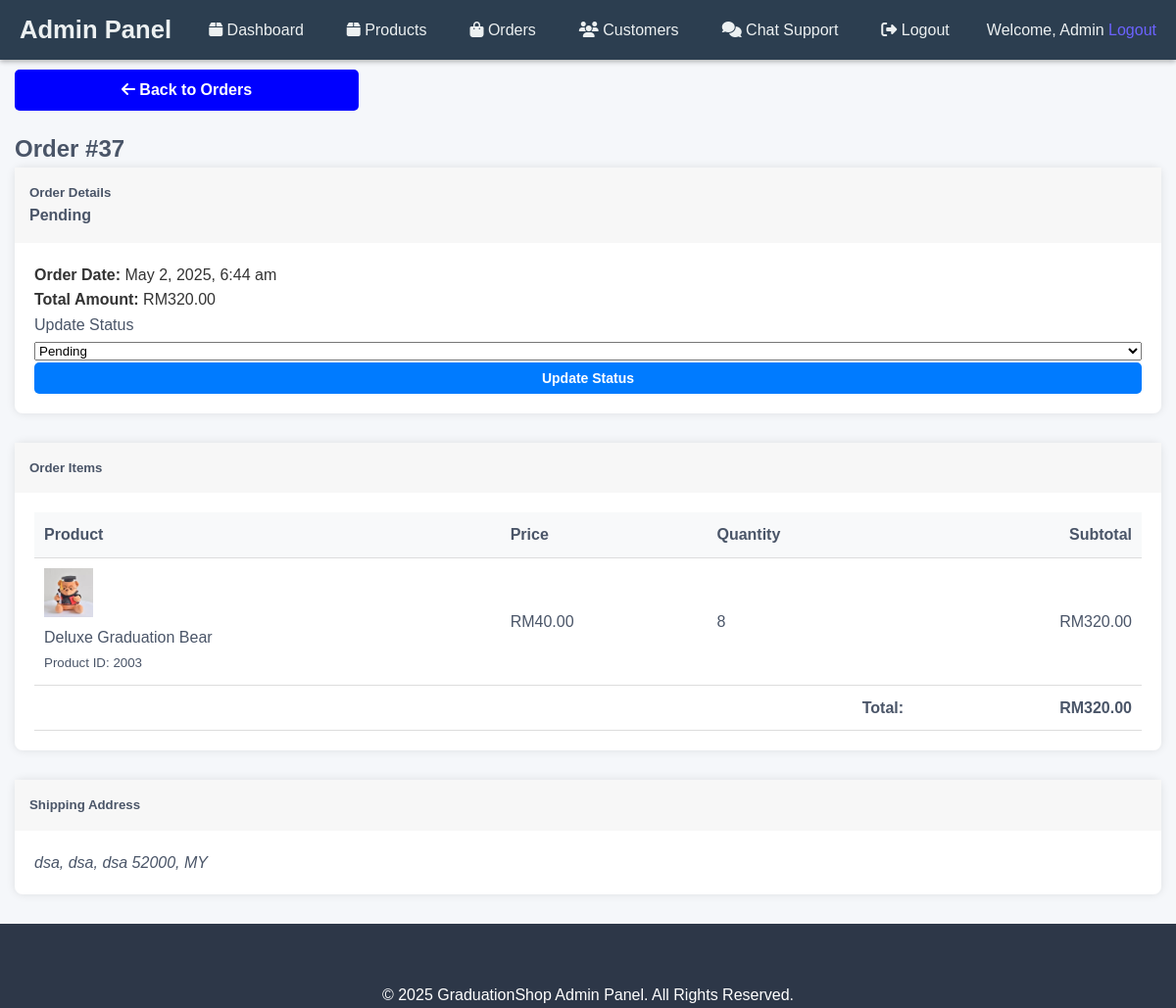
/Flower2/admin_view_order.php?id=37 (signed in), run on the app's committed database.
### tables this page shows
CREATE TABLE `order` (
  `order_id` int(11) NOT NULL,
  `user_id` int(11) DEFAULT NULL,
  `amount` decimal(10,2) NOT NULL,
  `shipping_address` text DEFAULT NULL,
  `order_status` enum('pending','processing','shipped','delivered','cancelled') NOT NULL DEFAULT 'pending',
  `updated_at` timestamp NOT NULL DEFAULT current_timestamp() ON UPDATE current_timestamp()
);

CREATE TABLE `order_item` (
  `order_item_id` int(11) NOT NULL,
  `order_id` int(11) DEFAULT NULL,
  `product_id` int(11) DEFAULT NULL,
  `quantity` int(11) NOT NULL,
  `price` decimal(10,2) NOT NULL
);

CREATE TABLE `product` (
  `productid` int(11) NOT NULL,
  `productname` varchar(200) NOT NULL,
  `description` text DEFAULT NULL,
  `price` decimal(10,2) NOT NULL,
  `imagepath` varchar(100) NOT NULL,
  `category` varchar(50) NOT NULL,
  `stock_quantity` int(11) NOT NULL DEFAULT 100
);

### Flower2/admin_view_order.php (the view, shortened to what this page needs)
<?php
include("includes/header.php");
include("includes/db_connect.php");
$order_id = (int)$_GET['id'];
$sql = "SELECT o.*, u.first_name, u.last_name, u.usergmail, u.phone, u.address, u.city, u.state, u.zip, u.country,
        (SELECT SUM(oi.price * oi.quantity) FROM order_item oi WHERE oi.order_id = o.order_id) as total_amount
        FROM `order` o
        JOIN users u ON o.user_id = u.id
        WHERE o.order_id = $order_id";
$result = $conn->query($sql);
$order = $result->fetch_assoc();
$items_sql = "SELECT oi.*, p.productname, p.imagepath
              FROM order_item oi
              JOIN product p ON oi.product_id = p.productid
              WHERE oi.order_id = $order_id";
$items_result = $conn->query($items_sql);
?>
<link rel="stylesheet" href="css/viewOrder.css">
<div class="container mt-4">
    <div class="row mb-3">
        <div class="col-md-12">
            <a href="admin_orders.php" class="btn btn-secondary mb-3"><i class="fas fa-arrow-left"></i> Back to Orders</a>
            <div class="d-flex justify-content-between align-items-center">
                <h2>Order #<?php echo $order_id; ?></h2>
            </div>
        </div>
    </div>
    <div class="row">
        <div class="col-md-8">
            <div class="card mb-4">
                <div class="card-header d-flex justify-content-between">
                    <h5>Order Details</h5>
                    <span class="badge <?php
                        echo ($order['order_status'] == 'delivered') ? 'bg-success' :
                            (($order['order_status'] == 'processing') ? 'bg-warning text-dark' :
                            (($order['order_status'] == 'cancelled') ? 'bg-danger' :
                            (($order['order_status'] == 'shipped') ? 'bg-info' : 'bg-secondary')));
                    ?> fs-6">
                        <?php echo ucfirst(htmlspecialchars($order['order_status'])); ?>
                    </span>
                </div>
                <div class="card-body">
                    <div class="row mb-3">
                        <div class="col-md-6">
                            <p><strong>Order Date:</strong> <?php echo date('F j, Y, g:i a', strtotime($order['updated_at'])); ?></p>
                            <p><strong>Total Amount:</strong> RM<?php echo number_format($order['total_amount'], 2); ?></p>
                        </div>
                        <div class="col-md-6">
                            <form method="POST" action="">
                                <div class="mb-3">
                                    <label for="new_status" class="form-label">Update Status</label>
                                    <select name="new_status" id="new_status" class="form-select">
                                        <option value="pending" <?php echo ($order['order_status'] == 'pending') ? 'selected' : ''; ?>>Pending</option>
                                    </select>
                                </div>
                                <button type="submit" name="update_status" class="btn btn-primary">Update Status</button>
                            </form>
                        </div>
                    </div>
                </div>
            </div>
            <div class="card mb-4">
                <div class="card-header">
                    <h5>Order Items</h5>
                </div>
                <div class="card-body p-0">
                    <table class="table table-hover mb-0">
                        <thead>
                            <tr>
                                <th>Product</th>
                                <th>Price</th>
                                <th>Quantity</th>
                                <th class="text-end">Subtotal</th>
                            </tr>
                        </thead>
                        <tbody>
                            <?php if($items_result->num_rows > 0): ?>
                                <?php while($item = $items_result->fetch_assoc()): ?>
                                    <tr>
                                        <td>
                                            <div class="d-flex align-items-center">
                                                <?php if(!empty($item['imagepath'])): ?>
                                                    <img src="<?php echo $item['imagepath']; ?>" alt="<?php echo htmlspecialchars($item['productname']); ?>" class="img-thumbnail me-2" style="width: 50px; height: 50px; object-fit: cover;">
                                                <?php endif; ?>
                                                <div>
                                                    <?php echo htmlspecialchars($item['productname']); ?>
                                                    <br>
                                                    <small class="text-muted">Product ID: <?php echo $item['product_id']; ?></small>
                                                </div>
                                            </div>
                                        </td>
                                        <td>RM<?php echo number_format($item['price'], 2); ?></td>
                                        <td><?php echo $item['quantity']; ?></td>
                                        <td class="text-end">RM<?php echo number_format($item['price'] * $item['quantity'], 2); ?></td>
                                    </tr>
                                <?php endwhile; ?>
                                <tr>
                                    <td colspan="3" class="text-end"><strong>Total:</strong></td>
                                    <td class="text-end"><strong>RM<?php echo number_format($order['total_amount'], 2); ?></strong></td>
                                </tr>
                            <?php else: ?>
                                <tr>
                                    <td colspan="4" class="text-center">No items found for this order</td>
                                </tr>
                            <?php endif; ?>
                        </tbody>
                    </table>
                </div>
            </div>
        </div>
            <div class="card mb-4">
                <div class="card-header">
                    <h5>Shipping Address</h5>
                </div>
                <div class="card-body">
                    <?php if(!empty($order['shipping_address'])): ?>
                        <address>
                            <?php echo nl2br(htmlspecialchars($order['shipping_address'])); ?>
                        </address>
                    <?php endif; ?>
                </div>
            </div>
        </div>
    </div>
<?php
include("includes/footer.php");
?>

### Flower2/css/styles.css (style rules this page uses)
:root { --primary-color: #6C63FF; --secondary-color: #FF6584; --dark-color: #2D3748; --light-color: #F7FAFC; --success-color: #48BB78; --error-color: #F56565; --text-color: #4A5568; --border-color: #E2E8F0; --grad-gold: #D4AF37; --grad-silver: #C0C0C0; }
* { margin: 0; padding: 0; box-sizing: border-box; }
body { font-family: 'Segoe UI', Tahoma, Geneva, Verdana, sans-serif; line-height: 1.6; color: var(--text-color); background-color: #F8F9FA; }
.container { width: 100%; max-width: 1200px; margin: 0 auto; padding: 0 15px; }
a { text-decoration: none; color: var(--primary-color); transition: color 0.3s; }
img { max-width: 100%; height: auto; }
button { cursor: pointer; }
.btn-primary, .btn-secondary { display: inline-block; padding: 12px 24px; border-radius: 4px; font-weight: 600; text-align: center; transition: all 0.3s; border: none; font-size: 16px; }
.btn-primary { background-color: var(--primary-color); color: white; }
.btn-secondary { background-color: white; color: var(--primary-color); border: 2px solid var(--primary-color); }
.btn { padding: 10px 20px; background-color: #4933d6; color: white; border: none; border-radius: 8px; cursor: pointer; width: 100%; }

### Flower2/css/admin.css (style rules this page uses)
body { font-family: 'Poppins', sans-serif; background-color: #f5f7fa; margin: 0; padding: 0; }
.btn-primary { background-color: #007bff; }

### Flower2/css/viewOrder.css (style rules this page uses)
.btn { padding: 0.5rem 1rem; font-size: 1rem; border-radius: 5px; }
.btn-primary { background-color: #007bff; border-color: #007bff; color: #fff; }
.btn-secondary { background-color:blue; border-color: #6c757d; color: #fff; max-width: 30%; margin-top: 10px; }
.card { background-color: #fff; border-radius: 8px; box-shadow: 0 0 10px rgba(0, 0, 0, 0.1); margin-bottom: 30px; }
.card-header { background-color: #f7f7f7; font-weight: 600; padding: 15px; }
.card-body { padding: 20px; }
.card-body p { font-size: 1rem; color: #333; }
.card-body .btn { font-size: 0.875rem; }
.card-header .badge { font-size: 1rem; font-weight: 600; }
table { width: 100%; margin-bottom: 0; border-collapse: collapse; }
table th, table td { padding: 10px; text-align: left; border-bottom: 1px solid #ddd; }
table th { background-color: #f8f9fa; }
table .text-end { text-align: right; }
#new_status { width: 100%; }
address { margin: 0; }
.btn-secondary { margin-bottom: 20px; }

### data on the page
order: order_status "Pending", updated_at "May 2, 2025, 6:44 am", new_status "Pending", shipping_address "dsa, dsa, dsa 52000, MY"
order_item: product.imagepath (picture), product.productname "Deluxe Graduation Bear", product "2003", price "40.00", quantity "8", $item['price'] * $item['quantity'] "320.00"

### other printed values
$order_id "37"
$order['total_amount'] "320.00"
